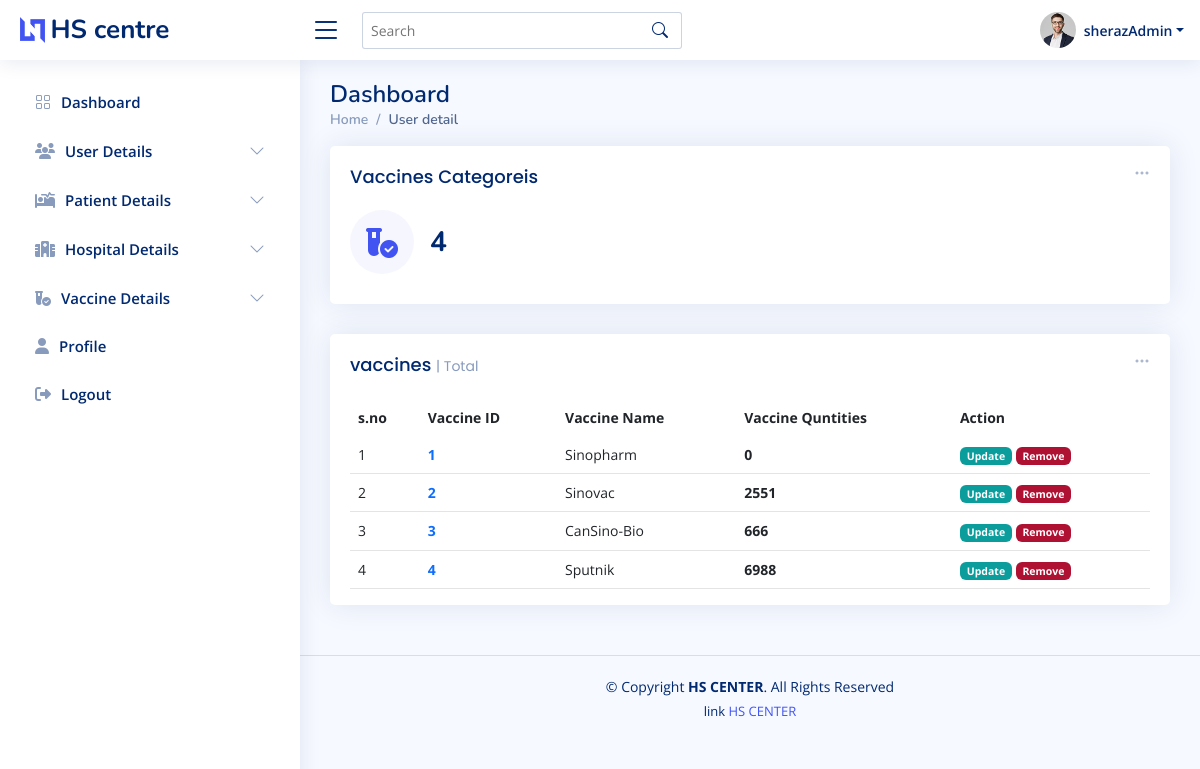
The app's page /admin_vaccine_detail.php (signed in), older data.
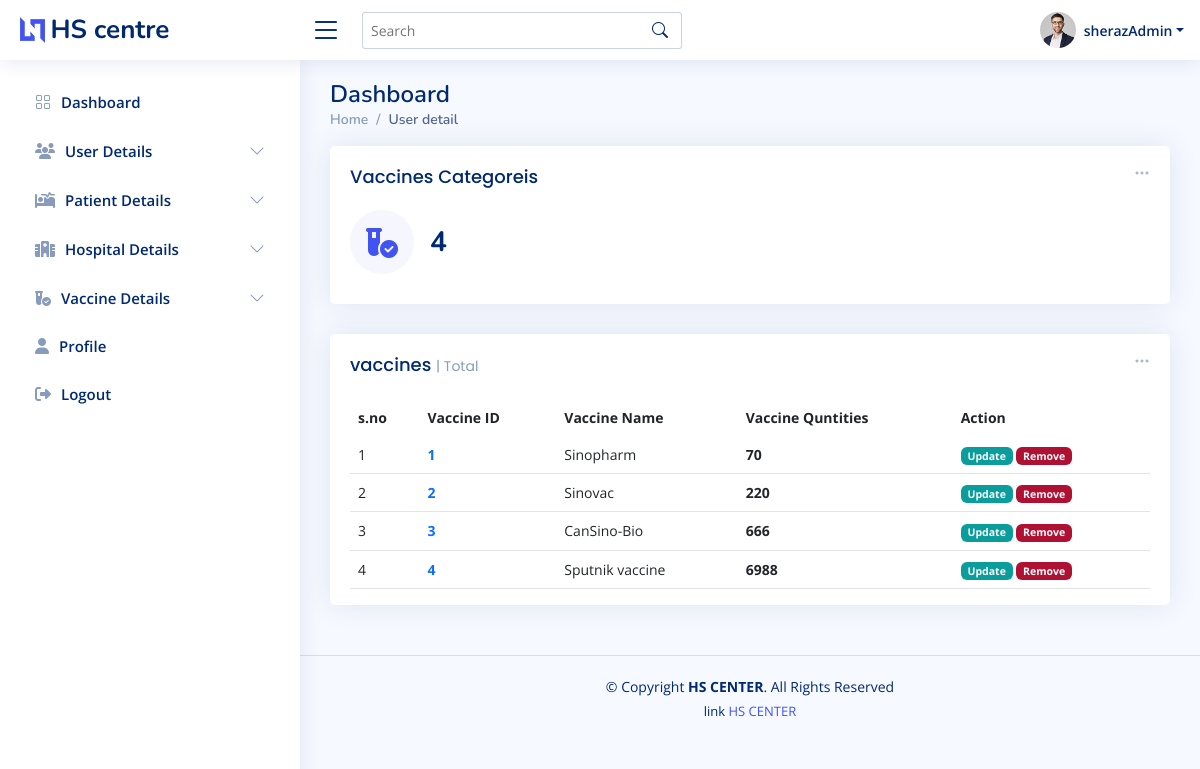
The same page, newer data.
### tables this page shows
CREATE TABLE `vaccine` (
  `vaccine_id` int(11) NOT NULL,
  `vaccine_name` varchar(222) NOT NULL,
  `vaccine_qunt` int(11) NOT NULL
);

### admin_vaccine_detail.php (the view, shortened to what this page needs)
<?php
require 'conn.php';
$fetch_vaccineQ = "SELECT * FROM `vaccine`";
$fetch_vaccine = mysqli_query($conn,$fetch_vaccineQ);
$totalvaccine = mysqli_num_rows($fetch_vaccine);
?>
<!DOCTYPE html>
<html lang="en">
<head>
  <?php require './component/_admin_link.php'?>
</head>
<body>
<?php require './component/_admin_nav.php';?>
  <main id="main" class="main " >
    <div class="pagetitle ">
      <h1>Dashboard</h1>
      <nav>
        <ol class="breadcrumb">
          <li class="breadcrumb-item"><a href="admin-index.php">Home</a></li>
          <li class="breadcrumb-item active">User detail</li>
        </ol>
      </nav>
    </div>
    <section class="section dashboard ">
      <div class="row ">
        <div class="col-lg-12">
          <div class="row ">
            <div class="col-xxl-4 col-xl-12 w-100">
<div class="card info-card sales-card">
  <div class="filter">
    <a class="icon" href="#" data-bs-toggle="dropdown"><i class="bi bi-three-dots"></i></a>
  </div>
  <div class="card-body">
    <h5 class="card-title">Vaccines Categoreis </h5>
    <div class="d-flex align-items-center">
      <div class="card-icon rounded-circle d-flex align-items-center justify-content-center">
      <i class="fa-solid fa-vial-circle-check"></i>
      </div>
      <div class="ps-3">
        <h6><?=$totalvaccine?></h6>
      </div>
    </div>
  </div>
</div>
</div>
<div class="col-12 ">
              <div class="card top-selling overflow-auto">
                <div class="filter">
                  <a class="icon" href="#" data-bs-toggle="dropdown"><i class="bi bi-three-dots"></i></a>
                </div>
                <div class="card-body pb-0">
                  <h5 class="card-title">vaccines <span>| Total</span></h5>
                  <table class="table table-borderless">
                    <thead>
                      <tr>
                        <th scope="col">s.no</th>
                        <th scope="col">Vaccine ID</th>
                        <th scope="col">Vaccine Name</th>
                        <th scope="col">Vaccine Quntities</th>
                        <th scope="col ">Action</th>
                      </tr>
                    </thead>
                    <tbody>
                      <?php
                      if($totalvaccine > 0){
                        while($vaccine_data = mysqli_fetch_assoc($fetch_vaccine)){
                          $k+=1;
                          echo ' <tr>
                          <td>'.$k.'</td>
                          <td><a href="#" class="text-primary fw-bold">'.$vaccine_data['vaccine_id'].'</a></td>
                          <td>'.$vaccine_data['vaccine_name'].'</td>
                          <td class="fw-bold">'.$vaccine_data['vaccine_qunt'].'</td>
                          <td><a  href="admin_vaccine_update.php?vaccine_ID='.$vaccine_data['vaccine_id'].'&pageUrl=admin_vaccine_detail.php" class="badge bg-success ">Update</a>
                          <a  href="admin_vaccine_remove.php?vaccine_ID='.$vaccine_data['vaccine_id'].'&pageUrl=admin_vaccine_detail.php&vaccine_name='.$vaccine_data['vaccine_name'].'" class="badge bg-danger vaccine_remove_confirm">Remove</a></td>
                        </tr>';
                        }
                      }
                      ?>
                    </tbody>
                  </table>
                </div>
              </div>
            </div>
          </div>
        </div>
      </div>
    </section>
  </main>
  <?php require './component/_admin_footer.php'?>
</body>
</html>

### component/_admin_link.php (shortened to what this page needs)
<link href="assets_admin/vendor/bootstrap/css/bootstrap.min.css" rel="stylesheet">
<link href="assets_admin/vendor/bootstrap-icons/bootstrap-icons.css" rel="stylesheet">
<link href="assets_admin/vendor/boxicons/css/boxicons.min.css" rel="stylesheet">
<link href="assets_admin/vendor/quill/quill.snow.css" rel="stylesheet">
<link href="assets_admin/vendor/quill/quill.bubble.css" rel="stylesheet">
<link href="assets_admin/vendor/remixicon/remixicon.css" rel="stylesheet">
<link href="datatable.css" rel="stylesheet">
<link href="assets_admin/css/style.css" rel="stylesheet">
<link href="https://cdnjs.cloudflare.com/ajax/libs/font-awesome/6.4.0/css/all.min.css" rel="stylesheet">

### component/_admin_nav.php (shortened to what this page needs)
<header id="header" class="header fixed-top d-flex align-items-center">
  <div class="d-flex align-items-center justify-content-between">
    <a href="admin-index.php" class="logo d-flex align-items-center">
      <img src="assets_admin_admin/img/logo.png" alt="">
      <span class="d-none d-lg-block">HS centre</span>
    </a>
    <i class="bi bi-list toggle-sidebar-btn"></i>
  </div>
  <div class="search-bar">
    <form class="search-form d-flex align-items-center" method="POST" action="#">
      <input type="text" name="query" placeholder="Search" title="Enter search keyword">
      <button type="submit" title="Search"><i class="bi bi-search"></i></button>
    </form>
  </div>
  <nav class="header-nav ms-auto">
    <ul class="d-flex align-items-center">
      <li class="nav-item dropdown pe-3">
        <a class="nav-link nav-profile d-flex align-items-center pe-0" href="#" data-bs-toggle="dropdown">
          <img src="assets_admin/img/profile-img.jpg" alt="Profile" class="rounded-circle">
          <span class="d-none d-md-block dropdown-toggle ps-2"><?=$_SESSION['admin_name']?></span>
        </a>
      </li>
    </ul>
  </nav>
</header>
<aside id="sidebar" class="sidebar">
  <ul class="sidebar-nav" id="sidebar-nav">
    <li class="nav-item">
      <a class="nav-link collapsed" href="admin-index.php">
        <i class="bi bi-grid"></i>
        <span>Dashboard</span>
      </a>
    </li>
    <li class="nav-item">
      <a class="nav-link collapsed" data-bs-target="#components-nav" data-bs-toggle="collapse" href="#">
      <i class="fa-solid fa-users"></i></i><span>User Details</span><i class="bi bi-chevron-down ms-auto"></i>
      </a>
    </li>
    <li class="nav-item">
      <a class="nav-link collapsed" data-bs-target="#pat-nav" data-bs-toggle="collapse" href="#">
      <i class="fa-solid fa-bed-pulse"></i></i><span>Patient Details</span><i class="bi bi-chevron-down ms-auto"></i>
      </a>
    </li>
    <li class="nav-item">
      <a class="nav-link collapsed" data-bs-target="#hos-nav" data-bs-toggle="collapse" href="#">
      <i class="fa-solid fa-hospital"></i></i><span>Hospital Details</span><i class="bi bi-chevron-down ms-auto"></i>
      </a>
    </li>
    <li class="nav-item">
      <a class="nav-link collapsed" data-bs-target="#vaccine-nav" data-bs-toggle="collapse" href="#">
      <i class="fa-solid fa-vial-circle-check"></i></i><span>Vaccine Details</span><i class="bi bi-chevron-down ms-auto"></i>
      </a>
    </li>
    <li class="nav-item">
      <a class="nav-link collapsed" href="admin-profile.php">
      <i class="fa-solid fa-user"></i>
        <span>Profile</span>
      </a>
    </li>
    <li class="nav-item">
      <a class="nav-link collapsed" href="admin-profile.php">
      <i class="fa-solid fa-right-from-bracket"></i>
        <span>Logout</span>
      </a>
    </li>
  </ul>
</aside>

### component/_admin_footer.php
<footer id="footer" class="footer">
    <div class="copyright">
      &copy; Copyright <strong><span>HS CENTER</span></strong>. All Rights Reserved
    </div>
    <div class="credits">
      link <a href="admin-index.php">HS CENTER</a>
    </div>
  </footer>

### assets_admin/css/style.css (style rules this page uses)
:root { scroll-behavior: smooth; }
body { font-family: "Open Sans", sans-serif; background: #f6f9ff; color: #444444; }
a { color: #4154f1; text-decoration: none; }
h1, h2, h3, h4, h5, h6 { font-family: "Nunito", sans-serif; }
#main { margin-top: 60px; padding: 20px 30px; transition: all 0.3s; }
.pagetitle { margin-bottom: 10px; }
.pagetitle h1 { font-size: 24px; margin-bottom: 0; font-weight: 600; color: #012970; }
.card { margin-bottom: 30px; border: none; border-radius: 5px; box-shadow: 0px 0 30px rgba(1, 41, 112, 0.1); }
.card-title { padding: 20px 0 15px 0; font-size: 18px; font-weight: 500; color: #012970; font-family: "Poppins", sans-serif; }
.card-title span { color: #899bbd; font-size: 14px; font-weight: 400; }
.card-body { padding: 0 20px 20px 20px; }
.breadcrumb { font-size: 14px; font-family: "Nunito", sans-serif; color: #899bbd; font-weight: 600; }
.breadcrumb a { color: #899bbd; transition: 0.3s; }
.breadcrumb .breadcrumb-item::before { color: #899bbd; }
.breadcrumb .active { color: #51678f; font-weight: 600; }
.logo { line-height: 1; }
@media (min-width: 1200px) { .logo { width: 280px; } }
.logo img { max-height: 26px; margin-right: 6px; }
.logo span { font-size: 26px; font-weight: 700; color: #012970; font-family: "Nunito", sans-serif; }
.header { transition: all 0.5s; z-index: 997; height: 60px; box-shadow: 0px 2px 20px rgba(1, 41, 112, 0.1); background-color: #fff; padding-left: 20px; }
.header .toggle-sidebar-btn { font-size: 32px; padding-left: 10px; cursor: pointer; color: #012970; }
.header .search-bar { min-width: 360px; padding: 0 20px; }
.header .search-form { width: 100%; }
.header .search-form input { border: 0; font-size: 14px; color: #012970; border: 1px solid rgba(1, 41, 112, 0.2); padding: 7px 38px 7px 8px; border-radius: 3px; transition: 0.3s; width: 100%; }
.header .search-form button { border: 0; padding: 0; margin-left: -30px; background: none; }
.header .search-form button i { color: #012970; }
.header-nav ul { list-style: none; }
.header-nav>ul { margin: 0; padding: 0; }
.header-nav .nav-profile { color: #012970; }
.header-nav .nav-profile img { max-height: 36px; }
.header-nav .nav-profile span { font-size: 14px; font-weight: 600; }
.sidebar { position: fixed; top: 60px; left: 0; bottom: 0; width: 300px; z-index: 996; transition: all 0.3s; padding: 20px; overflow-y: auto; scrollbar-width: thin; scrollbar-color: #aab7cf transparent; box-shadow: 0px 0px 20px rgba(1, 41, 112, 0.1); background-color: #fff; }
@media (min-width: 1200px) { #main, #footer { margin-left: 300px; } }
.sidebar-nav { padding: 0; margin: 0; list-style: none; }
.sidebar-nav li { padding: 0; margin: 0; list-style: none; }
.sidebar-nav .nav-item { margin-bottom: 5px; }
.sidebar-nav .nav-link { display: flex; align-items: center; font-size: 15px; font-weight: 600; color: #4154f1; transition: 0.3; background: #f6f9ff; padding: 10px 15px; border-radius: 4px; }
.sidebar-nav .nav-link i { font-size: 16px; margin-right: 10px; color: #4154f1; }
.sidebar-nav .nav-link.collapsed { color: #012970; background: #fff; }
.sidebar-nav .nav-link.collapsed i { color: #899bbd; }
.sidebar-nav .nav-link .bi-chevron-down { margin-right: 0; transition: transform 0.2s ease-in-out; }
.dashboard .filter { position: absolute; right: 0px; top: 15px; }
.dashboard .filter .icon { color: #aab7cf; padding-right: 20px; padding-bottom: 5px; transition: 0.3s; font-size: 16px; }
.dashboard .info-card { padding-bottom: 10px; }
.dashboard .info-card h6 { font-size: 28px; color: #012970; font-weight: 700; margin: 0; padding: 0; }
.dashboard .card-icon { font-size: 32px; line-height: 0; width: 64px; height: 64px; flex-shrink: 0; flex-grow: 0; }
.dashboard .sales-card .card-icon { color: #4154f1; background: #f6f6fe; }
.dashboard .top-selling { font-size: 14px; }
.dashboard .top-selling .table thead { background: #f6f6fe; }
.dashboard .top-selling .table thead th { border: 0; }
.dashboard .top-selling .table tbody td { vertical-align: middle; }
.footer { padding: 20px 0; font-size: 14px; transition: all 0.3s; border-top: 1px solid #cddfff; }
.footer .copyright { text-align: center; color: #012970; }
.footer .credits { padding-top: 5px; text-align: center; font-size: 13px; color: #012970; }

### admin_vaccine_detail.php (style rules this page uses)
table { max-width: 100vw !important; overflow-x: scroll !important; }
table th { white-space: nowrap; }
table td { border-bottom: 1px solid #e4e4e4 !important; }

Row changes from the older to the newer data that the page shows:
changed vaccine "Sinopharm": vaccine_qunt "0" → "70"
changed vaccine "Sinovac": vaccine_qunt "2551" → "220"
changed vaccine id 4: vaccine_name "Sputnik" → "Sputnik vaccine"
